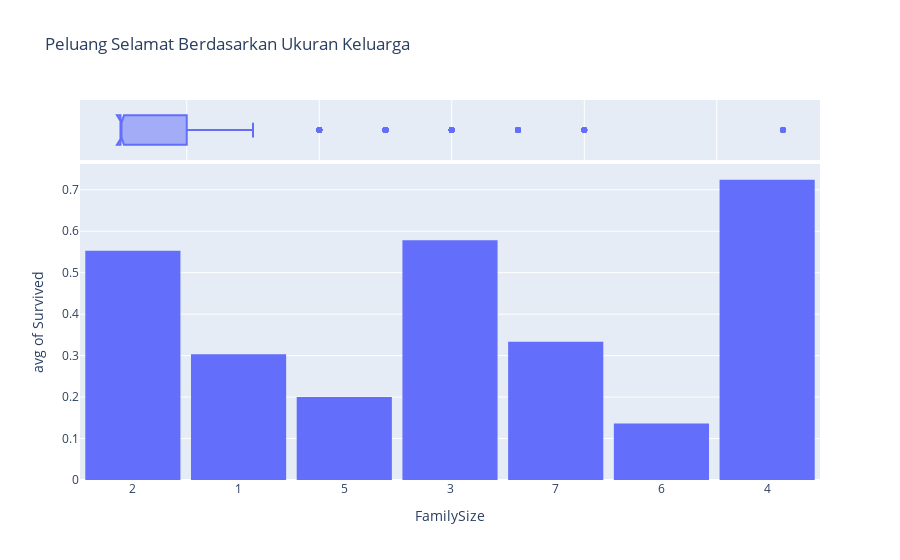

Here is the notebook cell this chart was saved with:
### Code cell
fig_famsize = px.histogram(train_data,
                       marginal='box',
                       x='FamilySize',
                       y='Survived',
                       histfunc='avg', # <--- Menampilkan peluang (0-1), bukan sekadar jumlah orang
                       title='Peluang Selamat Berdasarkan Ukuran Keluarga')

# Agar angka di sumbu X lebih rapi (menunjukkan angka 1, 2, 3...)
fig_famsize.update_layout(bargap=0.1, xaxis_type='category')
fig_famsize.show()

### Figure 1 — Plotly figure (JSON) as saved in the notebook; plotly's stock layout.template omitted (floating-point values rounded to 4 significant figures; data arrays with more than 128 entries replaced by an {"elided": "..."} marker saying what was removed)
{"data": [{"bingroup": "x", "histfunc": "avg", "hovertemplate": "FamilySize=%{x}<br>avg of Survived=%{y}<extra></extra>", "legendgroup": "", "marker": {"color": "#636efa", "pattern": {"shape": ""}}, "name": "", "orientation": "v", "showlegend": false, "type": "histogram", "x": {"elided": "891 int values"}, "xaxis": "x", "y": {"elided": "891 int values"}, "yaxis": "y"}, {"hovertemplate": "FamilySize=%{x}<extra></extra>", "legendgroup": "", "marker": {"color": "#636efa"}, "name": "", "notched": true, "showlegend": false, "type": "box", "x": {"elided": "891 int values"}, "xaxis": "x2", "yaxis": "y2"}], "layout": {"bargap": 0.1, "barmode": "relative", "legend": {"tracegroupgap": 0}, "title": {"text": "Peluang Selamat Berdasarkan Ukuran Keluarga"}, "xaxis": {"anchor": "y", "domain": [0, 1], "title": {"text": "FamilySize"}, "type": "category"}, "xaxis2": {"anchor": "y2", "domain": [0, 1], "matches": "x", "showgrid": true, "showticklabels": false}, "yaxis": {"anchor": "x", "domain": [0, 0.8316], "title": {"text": "avg of Survived"}}, "yaxis2": {"anchor": "x2", "domain": [0.8416, 1], "matches": "y2", "showgrid": false, "showline": false, "showticklabels": false, "ticks": ""}}}
